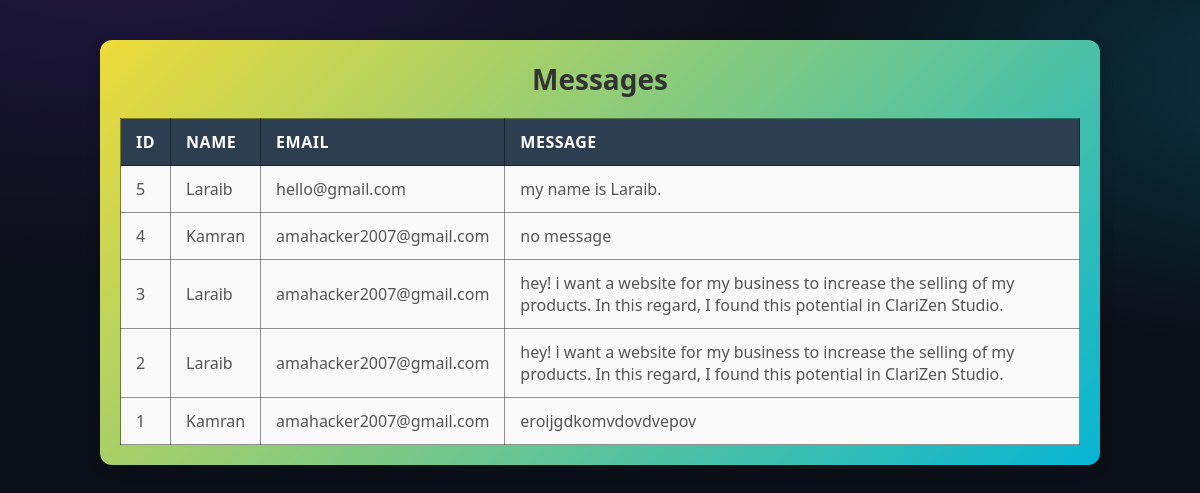
The app's page /admin/messages (signed in) with its own data.
### tables this page shows
CREATE TABLE messages (
                    id INTEGER PRIMARY KEY AUTOINCREMENT,
                    name TEXT,
                    email TEXT,
                    message TEXT);

### app.py (the view)
@app.route('/admin/messages')
def admin_messages():
    if not session.get('admin'):
        return redirect(url_for('login'))
    con = sqlite3.connect(DB)
    cur = con.cursor()
    cur.execute("SELECT * FROM messages ORDER BY id DESC")
    messages = cur.fetchall()
    con.close()
    return render_template("admin_messages.html", messages=messages)

### templates/admin_messages.html (shortened to what this page needs)
<!DOCTYPE html>
<html lang="en">
<head>
   <link rel="stylesheet" href="../static/css/admin-messages.css">
</head>
<body>
<div class="admin-msg-container">
  <h2>Messages</h2>
  <table class="msg-table">
    <tr>
      <th>ID</th><th>Name</th><th>Email</th><th>Message</th>
    </tr>
    {% for m in messages %}
    <tr>
      <td>{{m[0]}}</td>
      <td>{{m[1]}}</td>
      <td>{{m[2]}}</td>
      <td>{{m[3]}}</td>
    </tr>
    {% endfor %}
  </table>
</div>
</body>
</html>

### static/css/admin-messages.css (style rules this page uses)
* { margin: 0; padding: 0; box-sizing: border-box; }
body { background: radial-gradient(1200px 600px at 10% -10%, rgba(124, 58, 237, 0.20), transparent 60%), radial-gradient(1000px 500px at 110% 10%, rgba(6, 182, 212, 0.22), transparent 55%), linear-gradient(180deg, #0b0f17, #0b0f17); background-attachment: fixed; }
html { scroll-behavior: smooth; }
.admin-msg-container { max-width: 1000px; margin: 40px auto; padding: 20px; background: linear-gradient(135deg, #eddb3a, #06b5d4); border-radius: 12px; box-shadow: 0 4px 15px rgba(0, 0, 0, 0.1); font-family: "Segoe UI", Tahoma, Geneva, Verdana, sans-serif; }
.admin-msg-container h2 { margin-bottom: 20px; font-size: 28px; font-weight: 600; color: #333; text-align: center; }
.msg-table { width: 100%; border-collapse: collapse; font-size: 16px; text-align: left; }
.msg-table, .msg-table th, .msg-table td { border: 1px solid rgba(0, 0, 0, 0.418); }
.msg-table th { background: #2c3e50; color: #fff; padding: 12px 15px; font-weight: 600; text-transform: uppercase; letter-spacing: 0.5px; }
.msg-table td { padding: 12px 15px; color: #555; }
.msg-table tr { background: #f9f9f9; }

### records on screen
messages: id "5", name "Laraib", email "hello@gmail.com", message "my name is Laraib."
messages: id "4", name "Kamran", email "amahacker2007@gmail.com", message "no message"
messages: id "3", name "Laraib", email "amahacker2007@gmail.com", message "hey! i want a website for my business to increase the selling of my products. In this regard, I found this potential in ClariZen Studio."
messages: id "2", name "Laraib", email "amahacker2007@gmail.com", message "hey! i want a website for my business to increase the selling of my products. In this regard, I found this potential in ClariZen Studio."
messages: id "1", name "Kamran", email "amahacker2007@gmail.com", message "eroijgdkomvdovdvepov"
